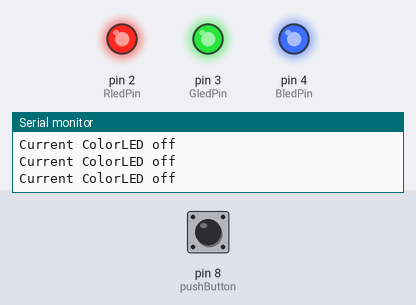
This sketch was run on a simulated Arduino Uno, built with avr-gcc and run on an emulated ATmega328P. Shown: output pins drawn as LEDs (lit = HIGH), the last lines printed to the serial monitor. Inputs (shaded band) come from the test bench; at power-on: pin 8 (pushButton) LOW.

Above: at 1.2 s.
1.3 s: pin 8 (pushButton) pulled HIGH for 0.15 s
At 2.3 s:
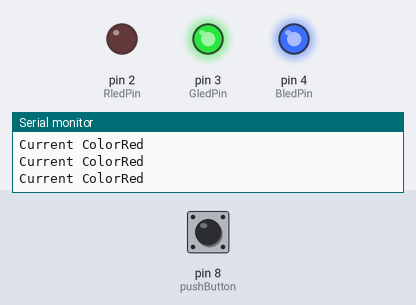
2.9 s: pin 8 (pushButton) pulled HIGH for 1 s
At 3.9 s:
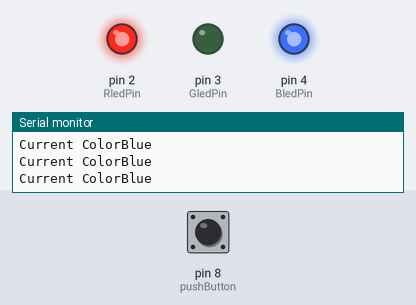
5.4 s: pin 8 (pushButton) pulled HIGH for 0.15 s
At 6.6 s:
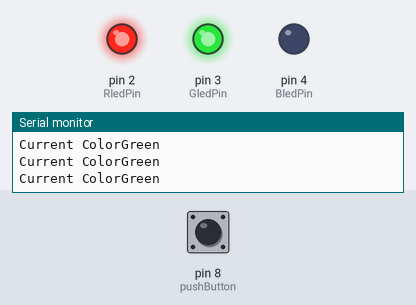
7.0 s: pin 8 (pushButton) pulled HIGH for 3.2 s
At 7.9 s:
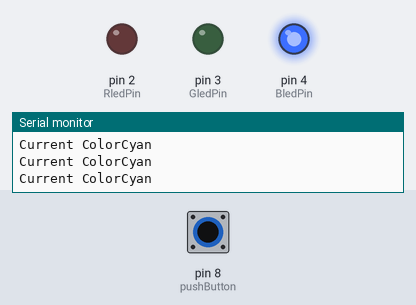
11.7 s: pin 8 (pushButton) pulled HIGH for 0.15 s
At 12.7 s:
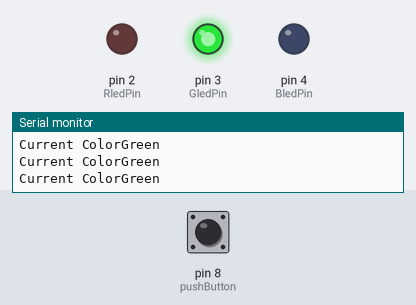
13.3 s: pin 8 (pushButton) pulled HIGH for 1 s
At 14.0 s:
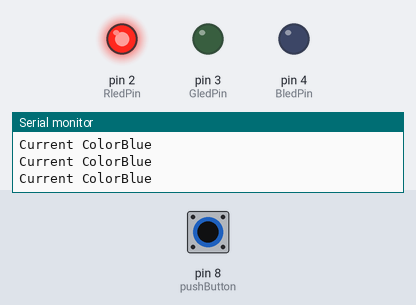
Timing chart, 0 to 16.3 s (numbered marks = the images above; inputs shaded):
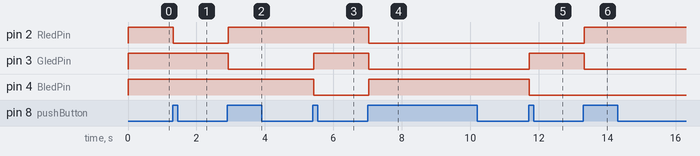

The sketch:

InteractiveProgramming.ino
```cpp
const int pushButton = 8;
const int RledPin = 2;
const int GledPin = 3;
const int BledPin = 4;

int buttonState = 0;
int ledcolor = 0;

bool ButtonPressed = false;
String currentcolor="led";

void setup() {
  // put your setup code here, to run once:
pinMode(2, OUTPUT);
pinMode(3, OUTPUT);
pinMode(4, OUTPUT);
pinMode(pushButton, INPUT);
Serial.begin(9600);
}

void loop() {
  // put your main code here, to run repeatedly:
buttonState = digitalRead(pushButton);
Serial.print("Current Color");
Serial.println(currentcolor);
if(buttonState == HIGH && !ButtonPressed){
  ledcolor = ledcolor + 1;
  ButtonPressed = true;
}

if(buttonState == LOW && ButtonPressed){
  ButtonPressed = false;
}

//if (buttonState == HIGH){
  //ledcolor = ledcolor + 1;
  //delay(100);
//}

if (ledcolor == 0){
  currentcolor="LED off";
  digitalWrite(2, HIGH);
  digitalWrite(3, HIGH);
  digitalWrite(4, HIGH);
}
else if (ledcolor == 1){
  currentcolor ="Red";
  digitalWrite(2, LOW);
  digitalWrite(3, HIGH);
  digitalWrite(4, HIGH);
}
else if (ledcolor == 2){
  currentcolor ="Blue";
  digitalWrite(2, HIGH);
  digitalWrite(3, LOW);
  digitalWrite(4, HIGH);
}
else if (ledcolor == 3){
   currentcolor ="Green";
  digitalWrite(2, HIGH);
  digitalWrite(3, HIGH);
  digitalWrite(4, LOW);
}
else if (ledcolor == 4){
   currentcolor ="Cyan";
  digitalWrite(2, LOW);
  digitalWrite(3, LOW);
  digitalWrite(4, HIGH);
}
else if (ledcolor == 5){
   currentcolor ="Green";
  digitalWrite(2, LOW);
  digitalWrite(3, HIGH);
  digitalWrite(4, LOW);
}
else if (ledcolor == 6){
   currentcolor ="Blue";
  digitalWrite(2, HIGH);
  digitalWrite(3, LOW);
  digitalWrite(4, LOW);
}
else if (ledcolor == 7){
   currentcolor ="White";
  digitalWrite(2, LOW);
  digitalWrite(3, LOW);
  digitalWrite(4, LOW);
}
else if (ledcolor == 8){
  ledcolor = 0;
}
}
```

Measured:
- after the input at 1.3 s, pin 2 (RledPin): HIGH → LOW at once
- after the input at 2.9 s, pin 2 (RledPin): LOW → HIGH at once; pin 3 (GledPin): HIGH → LOW at once
- after the input at 5.4 s, pin 3 (GledPin): LOW → HIGH at once; pin 4 (BledPin): HIGH → LOW at once
- after the input at 7.0 s, pin 2 (RledPin), pin 3 (GledPin): HIGH → LOW at once; pin 4 (BledPin): LOW → HIGH at once
- after the input at 11.7 s, pin 3 (GledPin): LOW → HIGH at once; pin 4 (BledPin): HIGH → LOW at once
- after the input at 13.3 s, pin 2 (RledPin): LOW → HIGH at once; pin 3 (GledPin): HIGH → LOW at once
